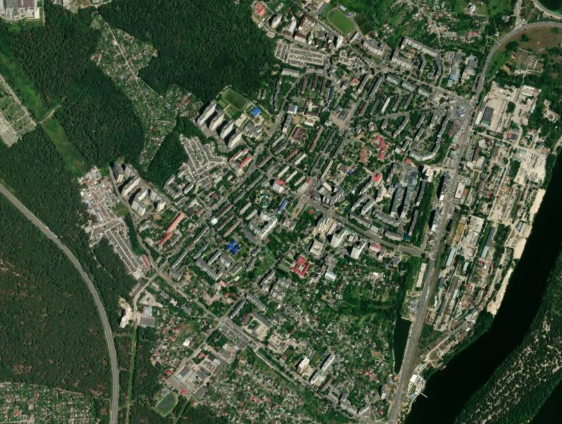
#> input picture vision/lab4_arc/images/6.png, 1124 x 848 px (shown at 1/2 size)
$ python -i detector.py   (imports and definitions only)
#> lines starting #> are read from the running program, lines starting #| are printed output that depends on the picture
import cv2
import numpy as np


def detect_edges(image, param1=110, param2=220):
    gray = prepare_for_matching(image)
    return cv2.Canny(gray, param1, param2, L2gradient=True)


def prepare_for_matching(image):
    if image is None or image.size == 0:
        raise ValueError("Image is empty")
    if image.ndim == 3:
        if image.shape[2] == 4:
            gray = cv2.cvtColor(image, cv2.COLOR_RGBA2GRAY)
        else:
            gray = cv2.cvtColor(image, cv2.COLOR_RGB2GRAY)
    elif image.ndim == 2:
        gray = image
    else:
        raise ValueError("Expected RGB or grayscale image")
    return np.clip(gray, 0, 255).astype(np.uint8)


# [82 lines left out: functions compare_objects, _match_preview, not called in this run]

>>> import cv2
>>> picture = cv2.cvtColor(cv2.imread('../images/6.png'), cv2.COLOR_BGR2RGB)
>>> result = detect_edges(picture)
#> in prepare_for_matching, `gray = cv2.cvtColor(image, cv2.COLOR_RGB2GRAY)`:
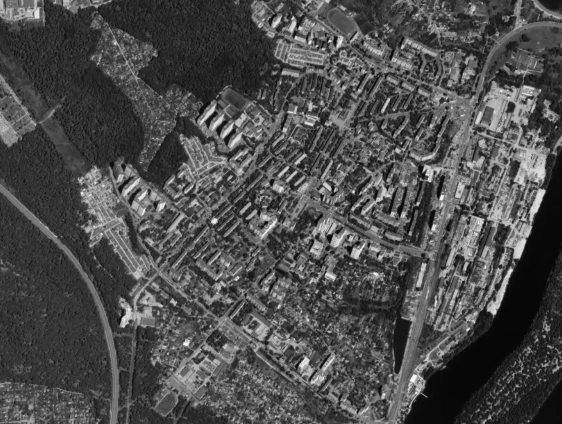
#> gray: shape (848, 1124) (shown at 1/2 size); min 3, max 254, mean 77.1
#> in detect_edges, `return cv2.Canny(gray, param1, param2, L2gradient=True)`:
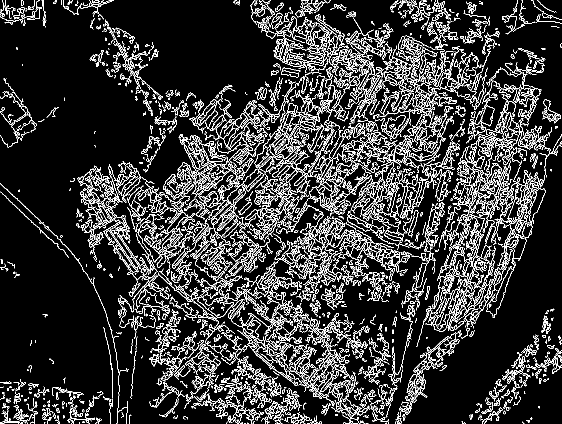
#> returned value: shape (848, 1124) (shown at 1/2 size); 13.5% white in thin lines or dots

$ run again, on vision/lab4_arc/images/7.png
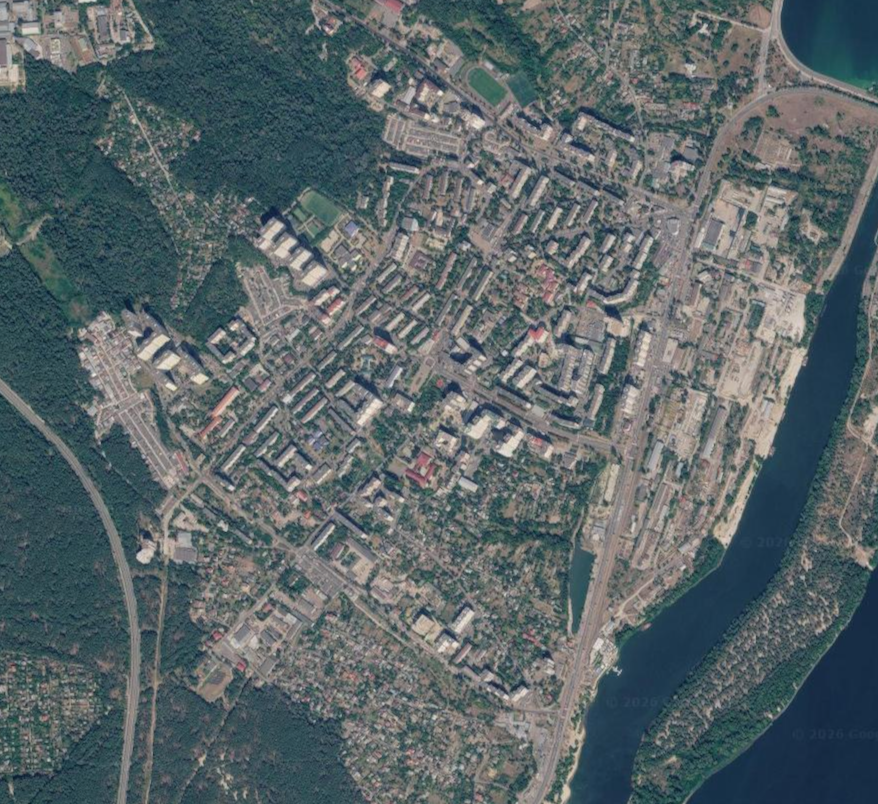
#> input picture vision/lab4_arc/images/7.png, 878 x 804 px
#> in prepare_for_matching, `gray = cv2.cvtColor(image, cv2.COLOR_RGB2GRAY)`:
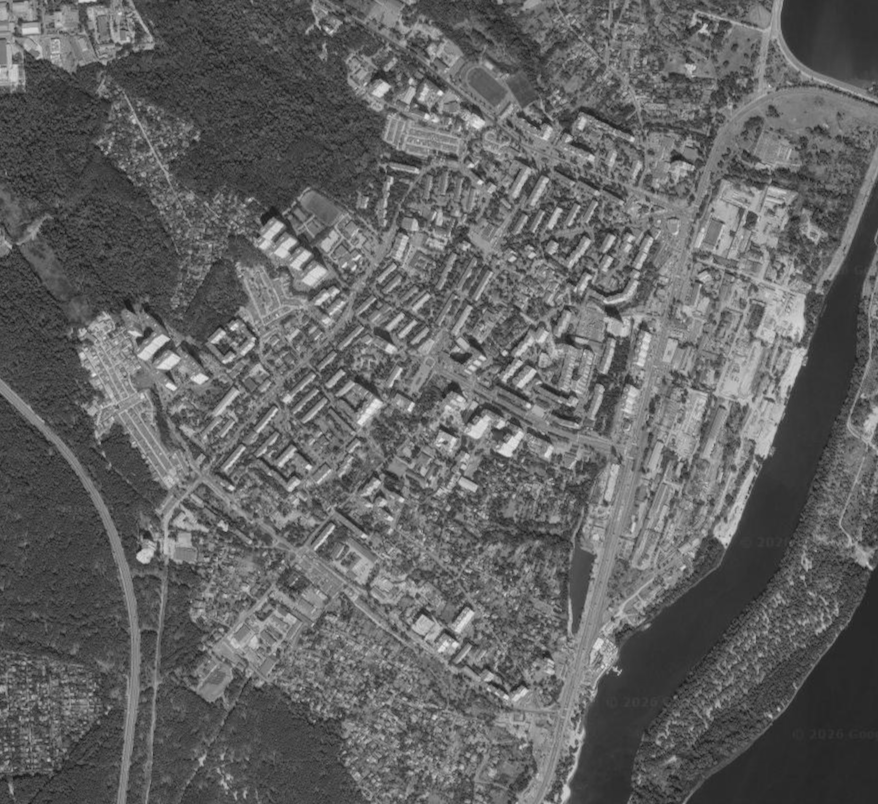
#> gray: shape (804, 878); min 21, max 234, mean 98.4
#> in detect_edges, `return cv2.Canny(gray, param1, param2, L2gradient=True)`:
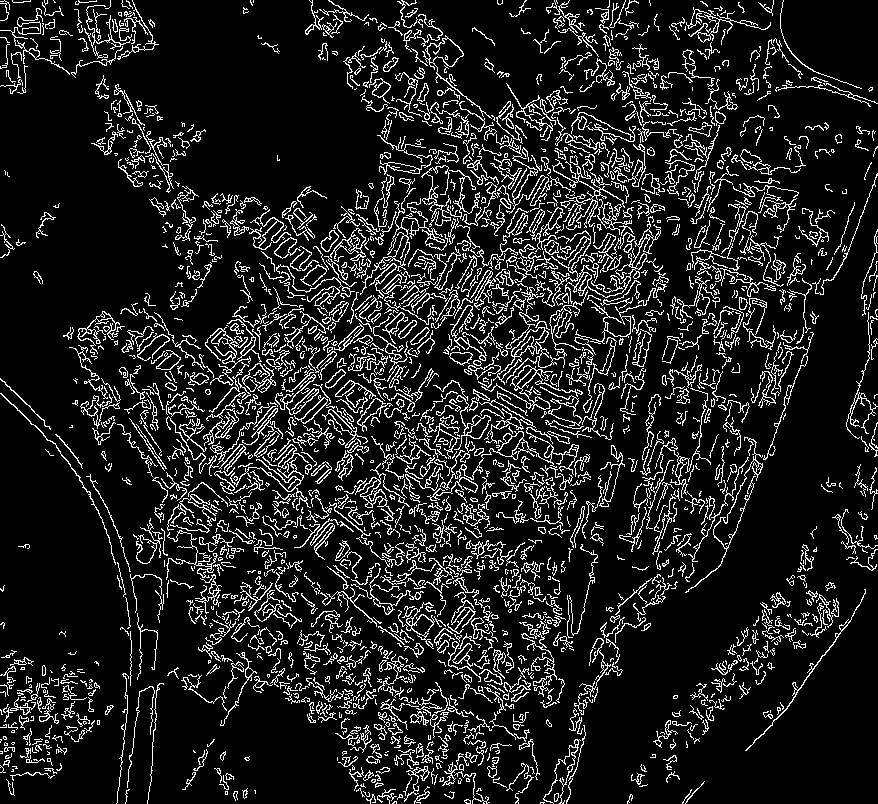
#> returned value: shape (804, 878); 12.4% white in thin lines or dots
